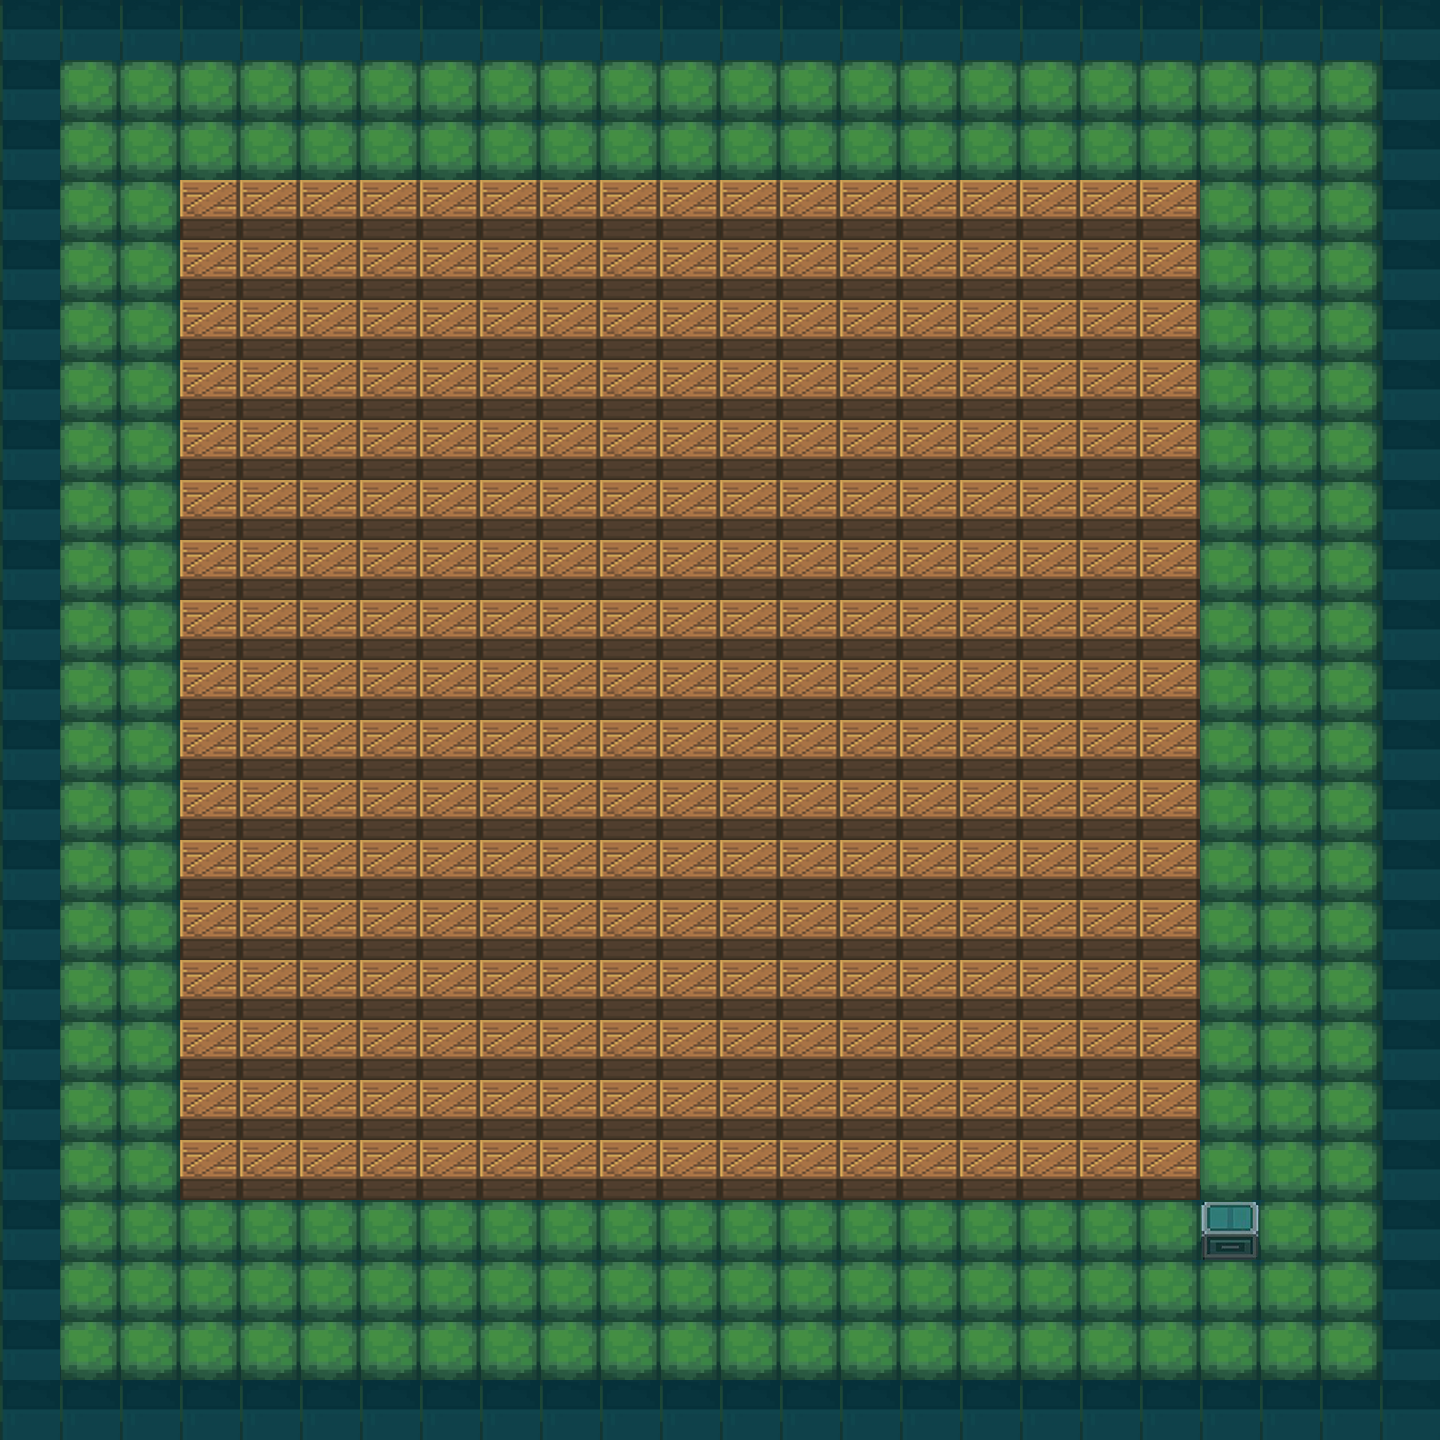

Rendered tile map (Tiled .tmx) drawn with the repository's tilesets; below, a short description and the map source with its tile grids summarised:
An orthogonal 24x24 tile map with 60x60 px tiles, 6 tile layers (boxes, collision, Base, Wall, ...), 5 tilesets.

<map version="1.2" tiledversion="1.3.4" orientation="orthogonal" renderorder="right-down" width="24" height="24" tilewidth="60" tileheight="60" infinite="0" nextlayerid="7" nextobjectid="1">
 <tileset firstgid="1" name="石地板" tilewidth="60" tileheight="60" tilecount="1" columns="1">
  <image source="石地板.png" width="60" height="60" />
 </tileset>
 <tileset firstgid="2" name="草皮" tilewidth="60" tileheight="60" tilecount="1" columns="1">
  <image source="草皮.png" width="60" height="60" />
 </tileset>
 <tileset firstgid="3" name="墙与箱子(60版本)" tilewidth="60" tileheight="60" tilecount="2" columns="2">
  <image source="墙与箱子(60版本).png" width="120" height="60" />
 </tileset>
 <tileset firstgid="5" name="标记色块" tilewidth="60" tileheight="60" tilecount="4" columns="4">
  <image source="标记色块.png" width="240" height="60" />
 </tileset>
 <tileset firstgid="9" name="合上的箱子" tilewidth="60" tileheight="60" tilecount="1" columns="1">
  <image source="合上的箱子.png" width="60" height="60" />
 </tileset>
 <layer id="2" name="boxes" width="24" height="24">
  <data>[576 cells, 289 non-empty, 1 distinct tile ids]</data>
 </layer>
 <layer id="4" name="collision" width="24" height="24">
  <data>[576 cells, 381 non-empty, 1 distinct tile ids]</data>
 </layer>
 <layer id="1" name="Base" width="24" height="24">
  <data>[576 cells, 576 non-empty, 1 distinct tile ids]</data>
 </layer>
 <layer id="5" name="Wall" width="24" height="24">
  <data>[576 cells, 92 non-empty, 1 distinct tile ids]</data>
 </layer>
 <layer id="6" name="Treasure" width="24" height="24">
  <data>[576 cells, 1 non-empty, 1 distinct tile ids]</data>
 </layer>
 <layer id="3" name="Barrier" width="24" height="24">
  <data>[576 cells, 289 non-empty, 1 distinct tile ids]</data>
 </layer>
</map>
